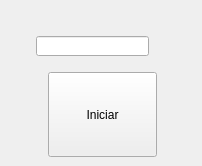
<?xml version="1.0" encoding="UTF-8"?>
<ui version="4.0">
 <class>Dialog</class>
 <widget class="QMainWindow" name="Dialog">
  <property name="geometry">
   <rect>
    <x>0</x>
    <y>0</y>
    <width>202</width>
    <height>166</height>
   </rect>
  </property>
  <property name="windowTitle">
   <string>Dialog</string>
  </property>
  <widget class="QWidget" name="centralWidget">
   <widget class="QPushButton" name="pushButton">
    <property name="geometry">
     <rect>
      <x>48</x>
      <y>72</y>
      <width>109</width>
      <height>85</height>
     </rect>
    </property>
    <property name="text">
     <string>Iniciar</string>
    </property>
   </widget>
   <widget class="QLineEdit" name="textBox">
    <property name="geometry">
     <rect>
      <x>36</x>
      <y>36</y>
      <width>113</width>
      <height>20</height>
     </rect>
    </property>
   </widget>
  </widget>
 </widget>
 <layoutdefault spacing="6" margin="11"/>
 <resources/>
 <connections/>
</ui>
